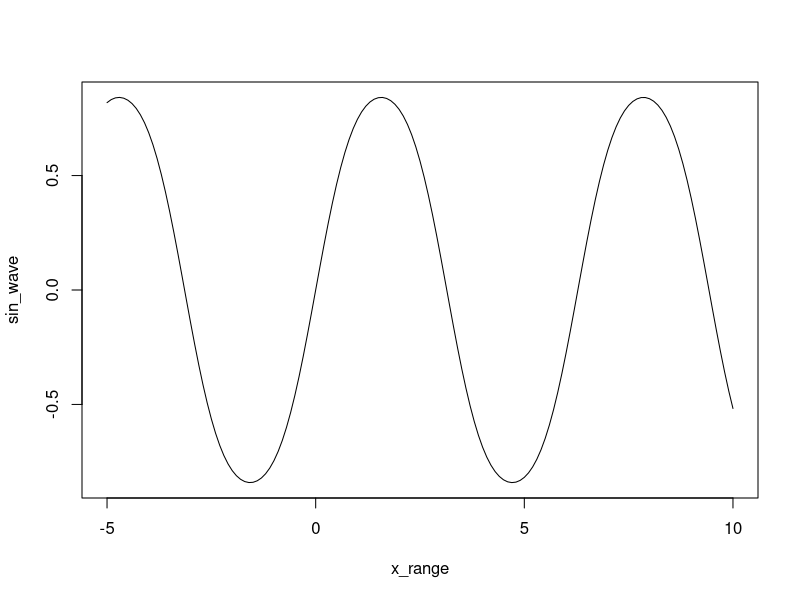

Recreate this plot in R.
## ---- chunk 1
knitr::opts_chunk$set(echo = TRUE)
## ---- chunk 2
n <- 10:49 # Creates vector n with numbers 10 to 49
length(n) # Shows the length of the vector
n + 1 # Adds 1 to each element in n

m <- 10:1        # Creating a vector using the colon (:) operator
m <- seq(10 , 1) # Creating a vector using seq()

n - m # Subtracts vector m from n

## ---- chunk 3
x_range <- seq(-5, 10, by = .1) # Creates a vector, x_range, with numbers -5 to 10 in increments of .1
sin_wave <- sin(sin(x_range))   # Creates a vector, sin_wave, that runs the sin() function on each x_range and stores it

plot(x_range, sin_wave, type = "l") # Displays a plot of sin_wave vs x_range
## ---- chunk 4
x <- c(3.2, NA, 4.1, 5.0, NA, 2.8)

## ---- chunk 5

## ---- chunk 6

## ---- chunk 7

## ---- chunk 8


## ---- chunk 9
# Your one-roll function goes here

## ---- chunk 10


## ---- chunk 11
# Your "cheating" function goes here
